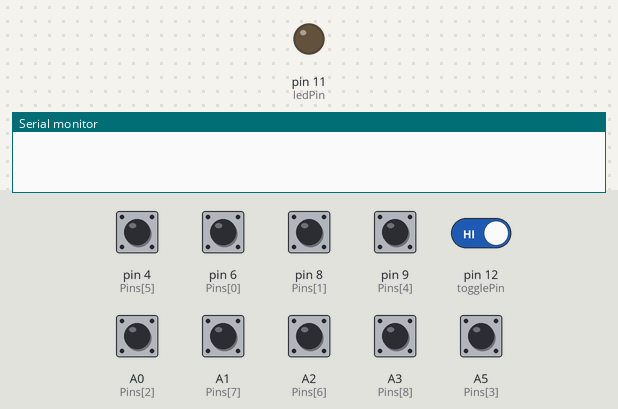
A sketch run on a simulated Arduino Leonardo, built with avr-gcc and run on an emulated ATmega32U4. On the bench: output pins drawn as LEDs (lit = HIGH), the last lines printed to the serial monitor. The inputs (shaded band) are chosen by the test bench; at power-on: A0 (Pins[2]), A1 (Pins[7]), A2 (Pins[6]), A3 (Pins[8]), A5 (Pins[3]), pin 4 (Pins[5]), pin 6 (Pins[0]), pin 8 (Pins[1]), pin 9 (Pins[4]), pin 12 (togglePin) HIGH.

Above: at 1.2 s.
1.3 s: pin 4 (Pins[5]) pulled LOW for 0.15 s
At 1.61 s:
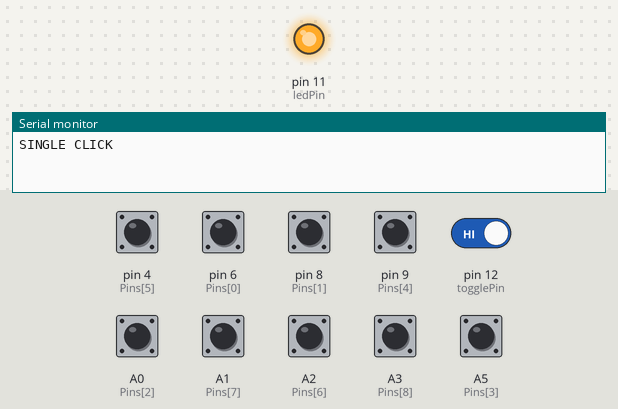
3.2 s: pin 6 (Pins[0]) pulled LOW for 1 s
At 5.0 s:
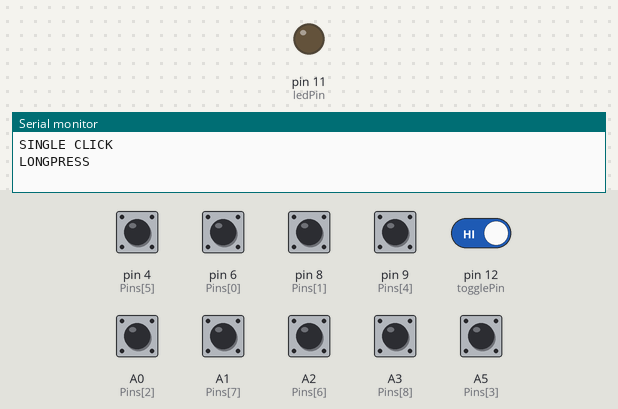
Timing chart, 0 to 6.5 s (numbered marks = the images above; inputs shaded):
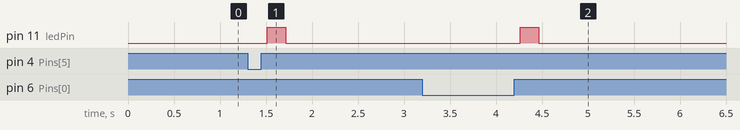

The sketch:

MIDI-FOOTSWITCH.ino
```cpp
#include "MIDIUSB.h"
#include "OneButton.h"

const int channel = 12;                                           // midi channel (12 is 13)
const int Pins[9] = {6, 8, A0, A5, 9, 4, A2, A1, A3} ;            // PINS THAT BUTTONS ARE CONNECTED TO in order:
const int togglePin = 12;                                         // PIN THAT TOGGLEBUTTON IS CONNECTED TO
const int longPressTime = 500;                                    // NUMBER OF MS NEEDED TO TRIGGER LONG PRESS
const int ledPin = 11;                                             // PIN THAT LED IS CONNECTED TO
const int velocity = 120;
int baseNote = 0;

OneButton button1(Pins[0], true, true);
OneButton button2(Pins[1], true, true);
OneButton button3(Pins[2], true, true);
OneButton button4(Pins[3], true, true);
OneButton button5(Pins[4], true, true);
OneButton button6(Pins[5], true, true);
OneButton button7(Pins[6], true, true);
OneButton button8(Pins[7], true, true);
OneButton button9(Pins[8], true, true);
OneButton toggleButton(togglePin, true, true);

void setup() {
  Serial.begin(31250);

  // led pin
  pinMode(ledPin, OUTPUT);

  // toggle button
  toggleButton.attachClick([]() {
    layerToggle();
  });


  // regular buttons
  button1.setPressTicks(longPressTime);
  button1.attachLongPressStop([]() {
    longpress(1);
  });
  button1.attachClick([]() {
    singleclick(2);
  });
  button2.setPressTicks(longPressTime);
  button2.attachLongPressStop([]() {
    longpress(3);
  });
  button2.attachClick([]() {
    singleclick(4);
  });
  button3.setPressTicks(longPressTime);
  button3.attachLongPressStop([]() {
    longpress(5);
  });;
  button3.attachClick([]() {
    singleclick(6);
  });
  button4.setPressTicks(longPressTime);
  button4.attachLongPressStop([]() {
    longpress(7);
  });
  button4.attachClick([]() {
    singleclick(8);
  });
  button5.setPressTicks(longPressTime);
  button5.attachLongPressStop([]() {
    longpress(9);
  });
  button5.attachClick([]() {
    singleclick(10);
  });
  button6.setPressTicks(longPressTime);
  button6.attachLongPressStop([]() {
    longpress(11);
  });
  button6.attachClick([]() {
    singleclick(12);
  });
  button7.setPressTicks(longPressTime);
  button7.attachLongPressStop([]() {
    longpress(13);
  });
  button7.attachClick([]() {
    singleclick(14);
  });
  button8.setPressTicks(longPressTime);
  button8.attachLongPressStop([]() {
    longpress(15);
  });
  button8.attachClick([]() {
    singleclick(16);
  });
  button9.setPressTicks(longPressTime);
  button9.attachLongPressStop([]() {
    longpress(17);
  });
  button9.attachClick([]() {
    singleclick(18);
  });


}


void loop() {
  button1.tick();
  button2.tick();
  button3.tick();
  button4.tick();
  button5.tick();
  button6.tick();
  button7.tick();
  button8.tick();
  button9.tick();
  toggleButton.tick();
}

void noteOn(byte channel, byte pitch, byte velocity) {
  midiEventPacket_t noteOn = {0x09, 0x90 | channel, pitch, velocity};
  MidiUSB.sendMIDI(noteOn);
}

void noteOff(byte channel, byte pitch, byte velocity) {
  midiEventPacket_t noteOff = {0x08, 0x80 | channel, pitch, velocity};
  MidiUSB.sendMIDI(noteOff);
}

void ledFlicker() {
    if (baseNote == 0) {
    digitalWrite(ledPin, HIGH);
    delay(200);
    digitalWrite(ledPin, LOW);
  } else {
    digitalWrite(ledPin, LOW);
    delay(200);
    digitalWrite(ledPin, HIGH);
  }
}

void longpress(byte pitch) {
  Serial.println("LONGPRESS");
  noteOn(channel, baseNote + pitch, velocity);
  delay(15);
  noteOff(channel, baseNote + pitch, velocity);
  MidiUSB.flush();
  ledFlicker();
}
void singleclick(byte pitch) {
  Serial.println("SINGLE CLICK");
  noteOn(channel, baseNote + pitch, velocity);
  MidiUSB.flush();
  delay(15);
  noteOff(channel, baseNote + pitch, velocity);
  MidiUSB.flush();
  ledFlicker();
}

void layerToggle() {
  if (baseNote == 0) {
    baseNote = 48;
    digitalWrite(ledPin, HIGH);
  } else {
    baseNote = 0;
    digitalWrite(ledPin, LOW);
  }
  Serial.print("Base Note is:  ");
  Serial.println(baseNote);
}
```

Measured:
- after the input at 1.3 s, pin 11 (ledPin): LOW → HIGH after 0.21 s, → LOW 0.20 s later
- after the input at 3.2 s, pin 11 (ledPin): LOW → HIGH after 1.1 s, → LOW 0.20 s later
